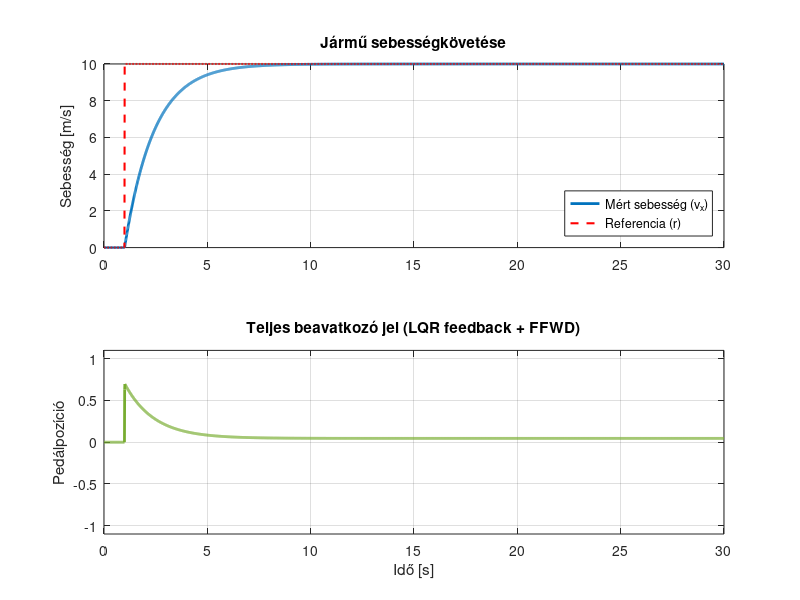

This figure's MATLAB source:
% The two major elements of the longitudinal vehicle model are the
% vehicle dynamics and the powertrain dynamics.
% 1.The vehicle dynamics are influenced by longitudinal tire forces, aerodynamic
% drag forces, rolling resistance forces and gravitational forces
% 2.The longitudinal powertrain system of the vehicle
% consists of the internal combustion engine, the torque converter, the
% transmission and the wheels
%% Parameters
% Fxf is the longitudinal tire force at the front tires
% Fxr, is the longitudinal tire force at the rear tires
% Faero,, is the equivalent longitudinal aerodynamic drag force
% Rxf is the force due to rolling resistance at the front tires
% Rxr is the force due to rolling resistance at the rear tires
% m is the mass of the vehicle
% g is the acceleration due to gravity
% Phi is the angle of inclination of the road on which the vehicle is travelingm = 1000;

% state vector is deltavx = vx-vx0
% ax = -b/m * Vx + 1/m * Fv
% FFWD tag -> Faero at Vx0 speed

% u = the force that pulls the vehicle forward

% we want to find ax
air_density = 1.225;
Cd = 0.3;
Am = 2.2;
v0 = 25;
b_aero = air_density*Cd*Am*v0;
m  = 1000;
b = 50;

A = -b/m;
B = 1/m;
C = 1; % Output is vx
D = 0;

Aaug = [A 0;
        -C 0];
Baug = [B;...
        0];

Q = diag([100, 50]);
R = 1/1e10; % 1/1e5

K = lqr(Aaug,Baug,Q,R);

%% Állapotvisszacsatolás

Acl = [(A-B*K(1)) -B*K(2);...
       -C       0];
Bcl = [0;...
       1];

Ccl = [1 0];

sys_cl = ss(Acl,Bcl,Ccl,0);
%% 4. SZIMULÁCIÓ IDŐBEN VÁLTOZÓ PÁLYAPROFILLAL
t = 0:0.01:30;
v_ref_val = 10;
v_ref = zeros(size(t));          
u_ff = zeros(size(t));

v_ref(t >= 1) = v_ref_val;       
% FFWD számítása: a célsebességhez tartozó légellenállás
u_ff(t >= 1) = -1/2 * Cd * air_density * Am * v_ref_val^2;

% Referencia mátrix: 1. oszlop az integrátornak (v_ref), 2. oszlop a gyorsulásnak (u_ff)
r = [v_ref']; 

[y_out, t_out, x_states] = lsim(sys_cl, r, t);
vx = y_out(:,1);
%% 5. ÁBRÁZOLÁS - JAVÍTOTT PEDÁL SZÁMÍTÁSSAL
figure('Color', 'w', 'Name', 'LQR + FFWD Sebességkövetés');

% 1. Alábra: Sebesség
subplot(2,1,1);
plot(t, vx, 'LineWidth', 2, 'DisplayName', 'Mért sebesség (v_x)');
hold on;
plot(t, v_ref, '--r', 'LineWidth', 1.5, 'DisplayName', 'Referencia (r)');
grid on; ylabel('Sebesség [m/s]'); title('Jármű sebességkövetése');
legend('Location', 'southeast');

% 2. Alábra: Pedálpozíció (Feedback + FFWD összege!)
% u_feedback = -K1 * delta_v - K2 * integral_hiba
F_feedback = -K(1)*x_states(:,1) - K(2)*x_states(:,2);
F_total = F_feedback + u_ff'; % Itt adjuk hozzá a FFWD ágat!

pedal = F_total / 10000;

subplot(2,1,2);
plot(t, pedal, 'Color', [0.4660 0.6740 0.1880], 'LineWidth', 2);
grid on; ylabel('Pedálpozíció'); xlabel('Idő [s]');
title('Teljes beavatkozó jel (LQR feedback + FFWD)');
ylim([-1.1 1.1]); % Realitás tartomány
